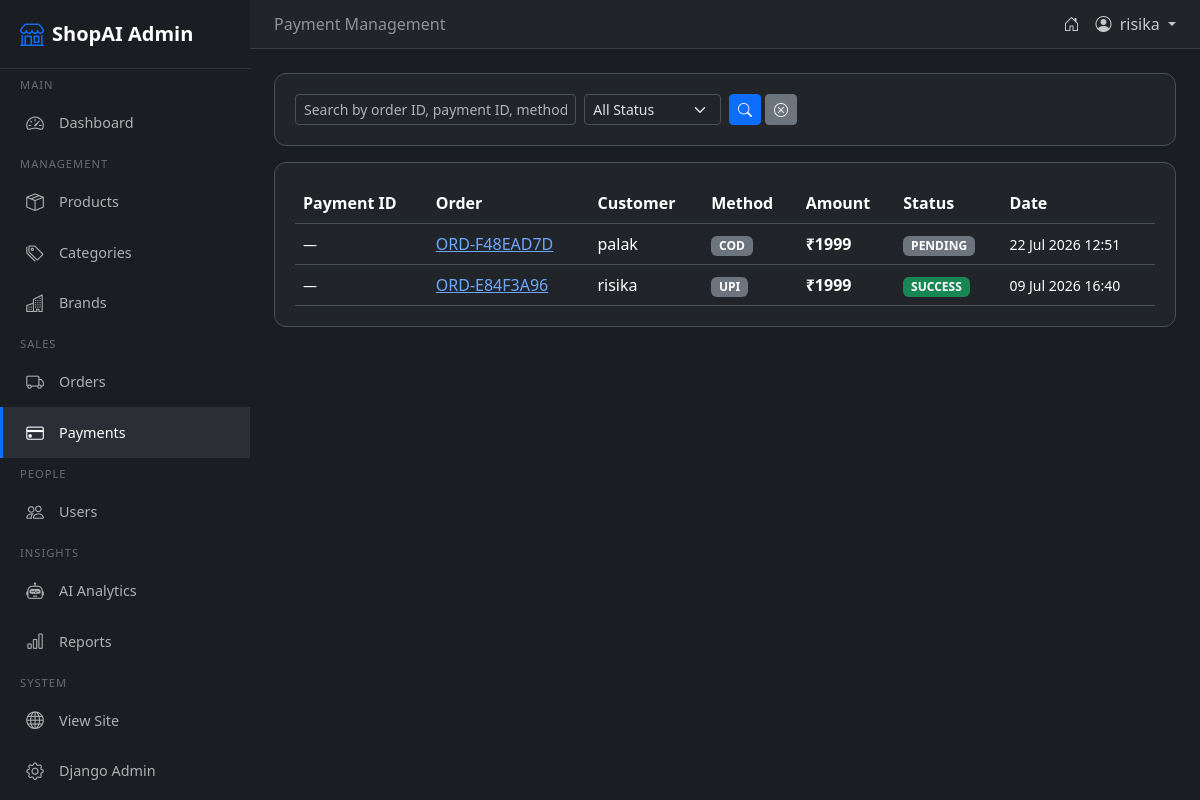
Screenshot of /admin-panel/payments/ (signed in) with the database file from the repository.
### orders/models.py (models this page shows, shortened)
class Payment(models.Model):
    order = models.ForeignKey(Order, on_delete=models.CASCADE, related_name='payments')
    razorpay_order_id = models.CharField(max_length=100, blank=True)
    razorpay_payment_id = models.CharField(max_length=100, blank=True)
    razorpay_signature = models.CharField(max_length=200, blank=True)
    amount = models.DecimalField(max_digits=12, decimal_places=2)
    method = models.CharField(max_length=20)
    status = models.CharField(max_length=20, default='PENDING')
    created_at = models.DateTimeField(auto_now_add=True)
    class Meta:
        ordering = ['-created_at']

class Order(models.Model):
    PAYMENT_METHOD_CHOICES = [
        ('COD', 'Cash on Delivery'),
        ('UPI', 'UPI Payment'),
        ('CARD', 'Credit Card'),
        ('DEBIT', 'Debit Card'),
        ('NETBANKING', 'Net Banking'),
        ('WALLET', 'Wallet'),
        ('RAZORPAY', 'Razorpay'),
    ]
    PAYMENT_STATUS_CHOICES = [
        ('PENDING', 'Pending'),
        ('SUCCESS', 'Success'),
        ('FAILED', 'Failed'),
        ('REFUNDED', 'Refunded'),
    ]
    ORDER_STATUS_CHOICES = [
        ('PENDING', 'Pending'),
        ('CONFIRMED', 'Confirmed'),
        ('PACKED', 'Packed'),
        ('SHIPPED', 'Shipped'),
        ('DELIVERED', 'Delivered'),
        ('CANCELLED', 'Cancelled'),
    ]
    user = models.ForeignKey(settings.AUTH_USER_MODEL, on_delete=models.CASCADE, related_name='orders')
    order_id = models.CharField(max_length=20, unique=True, editable=False)
    name = models.CharField(max_length=200)
    email = models.EmailField()
    phone = models.CharField(max_length=15)
    address = models.TextField()
    city = models.CharField(max_length=100)
    state = models.CharField(max_length=100)
    pincode = models.CharField(max_length=10)
    total = models.DecimalField(max_digits=12, decimal_places=2, default=0)
    payment_method = models.CharField(max_length=20, choices=PAYMENT_METHOD_CHOICES)
    payment_status = models.CharField(max_length=20, choices=PAYMENT_STATUS_CHOICES, default='PENDING')
    order_status = models.CharField(max_length=20, choices=ORDER_STATUS_CHOICES, default='PENDING')
    razorpay_order_id = models.CharField(max_length=100, blank=True)
    razorpay_payment_id = models.CharField(max_length=100, blank=True)
    razorpay_signature = models.CharField(max_length=200, blank=True)
    created_at = models.DateTimeField(auto_now_add=True)
    updated_at = models.DateTimeField(auto_now=True)
    class Meta:
        ordering = ['-created_at']

### admin_panel/views.py (the view)
# urls.py: path('payments/', views.payment_list, name='admin_payments'),
@admin_required
def payment_list(request):
    q = request.GET.get('q', '')
    status = request.GET.get('status', '')
    payments = Payment.objects.select_related('order__user').order_by('-created_at')
    if q:
        payments = payments.filter(
            Q(order__order_id__icontains=q) | Q(razorpay_payment_id__icontains=q) |
            Q(order__user__username__icontains=q) | Q(method__icontains=q)
        )
    if status:
        payments = payments.filter(status=status)
    paginator = Paginator(payments, 20)
    page = request.GET.get('page', 1)
    payments_page = paginator.get_page(page)
    ctx = {
        'payments': payments_page,
        'q': q,
        'status': status,
        'paginator': paginator,
    }
    return render(request, 'admin_panel/payment_list.html', ctx)

### admin_panel/templates/admin_panel/payment_list.html (shortened to what this page needs)
{% extends 'admin_panel/admin_base.html' %}
{% load static %}
{% block page_title %}Payment Management{% endblock %}
{% block content %}
<div class="stat-card mb-3">
    <form method="get" class="row g-2 align-items-end">
        <div class="col-md-4"><input type="text" name="q" class="form-control form-control-sm" placeholder="Search by order ID, payment ID, method..." value="{{ q }}"></div>
        <div class="col-md-2"><select name="status" class="form-select form-select-sm"><option value="">All Status</option></select></div>
        <div class="col-md-2 d-flex gap-1"><button type="submit" class="btn btn-sm btn-primary"><i class="bi bi-search"></i></button><a href="{% url 'admin_payments' %}" class="btn btn-sm btn-secondary"><i class="bi bi-x-circle"></i></a></div>
    </form>
</div>
<div class="stat-card">
    <div class="table-container">
        <table class="table table-hover mb-0">
            <thead><tr><th>Payment ID</th><th>Order</th><th>Customer</th><th>Method</th><th>Amount</th><th>Status</th><th>Date</th></tr></thead>
            <tbody>
                {% for p in payments %}
                <tr>
                    <td><small>{{ p.razorpay_payment_id|default:'—' }}</small></td>
                    <td><a href="{% url 'admin_order_detail' p.order.pk %}">{{ p.order.order_id }}</a></td>
                    <td>{{ p.order.user.username }}</td>
                    <td><span class="badge bg-secondary">{{ p.method }}</span></td>
                    <td><strong>₹{{ p.amount|floatformat:0 }}</strong></td>
                    <td><span class="badge bg-{% if p.status == 'SUCCESS' %}success{% elif p.status == 'FAILED' %}danger{% elif p.status == 'REFUNDED' %}warning text-dark{% else %}secondary{% endif %}">{{ p.status }}</span></td>
                    <td><small>{{ p.created_at|date:"d M Y H:i" }}</small></td>
                </tr>
                {% empty %}
                <tr><td colspan="7" class="text-center text-muted py-4">No payments found</td></tr>
                {% endfor %}
            </tbody>
        </table>
    </div>
</div>
{% endblock %}

### admin_panel/templates/admin_panel/admin_base.html (shortened to what this page needs)
<!DOCTYPE html>
{% load static %}
<html lang="en" data-bs-theme="dark">
<head>
    <link href="https://cdn.jsdelivr.net/npm/bootstrap@5.3.3/dist/css/bootstrap.min.css" rel="stylesheet">
    <link rel="stylesheet" href="https://cdn.jsdelivr.net/npm/bootstrap-icons@1.11.3/font/bootstrap-icons.min.css">
</head>
<body>
    <aside class="sidebar" id="adminSidebar">
        <div class="sidebar-brand">
            <i class="bi bi-shop"></i> ShopAI Admin
        </div>
        <div class="sidebar-section">Main</div>
        <a href="{% url 'admin_dashboard' %}" class="nav-link {% if request.resolver_match.url_name == 'admin_dashboard' %}active{% endif %}">
            <i class="bi bi-speedometer2"></i> Dashboard
        </a>
        <div class="sidebar-section">Management</div>
        <a href="{% url 'admin_products' %}" class="nav-link {% if 'products' in request.path and 'admin_' in request.path %}active{% endif %}">
            <i class="bi bi-box-seam"></i> Products
        </a>
        <a href="{% url 'admin_categories' %}" class="nav-link {% if 'categories' in request.path %}active{% endif %}">
            <i class="bi bi-tags"></i> Categories
        </a>
        <a href="{% url 'admin_brands' %}" class="nav-link {% if 'brands' in request.path %}active{% endif %}">
            <i class="bi bi-buildings"></i> Brands
        </a>
        <div class="sidebar-section">Sales</div>
        <a href="{% url 'admin_orders' %}" class="nav-link {% if 'orders' in request.path %}active{% endif %}">
            <i class="bi bi-truck"></i> Orders
        </a>
        <a href="{% url 'admin_payments' %}" class="nav-link {% if 'payments' in request.path %}active{% endif %}">
            <i class="bi bi-credit-card"></i> Payments
        </a>
        <div class="sidebar-section">People</div>
        <a href="{% url 'admin_users' %}" class="nav-link {% if 'users' in request.path %}active{% endif %}">
            <i class="bi bi-people"></i> Users
        </a>
        <div class="sidebar-section">Insights</div>
        <a href="{% url 'admin_ai_analytics' %}" class="nav-link {% if 'ai-analytics' in request.path %}active{% endif %}">
            <i class="bi bi-robot"></i> AI Analytics
        </a>
        <a href="{% url 'admin_reports' %}" class="nav-link {% if 'reports' in request.path %}active{% endif %}">
            <i class="bi bi-bar-chart"></i> Reports
        </a>
        <div class="sidebar-section">System</div>
        <a href="{% url 'home' %}" class="nav-link">
            <i class="bi bi-globe"></i> View Site
        </a>
        <a href="{% url 'admin:index' %}" class="nav-link">
            <i class="bi bi-gear"></i> Django Admin
        </a>
    </aside>
    <div class="main-content" id="mainContent">
        <nav class="navbar-custom">
            <div class="d-flex align-items-center gap-3">
                <span class="text-white-50 d-none d-sm-inline">{% block page_title %}Dashboard{% endblock %}</span>
            </div>
            <div class="d-flex align-items-center gap-3">
                <a href="{% url 'home' %}" class="nav-item text-decoration-none" title="View Site">
                    <i class="bi bi-house-door"></i>
                </a>
                <div class="dropdown">
                    <a class="nav-item text-decoration-none dropdown-toggle" href="#" role="button" data-bs-toggle="dropdown">
                        <i class="bi bi-person-circle"></i>
                        <span class="d-none d-sm-inline ms-1">{{ user.username }}</span>
                    </a>
                </div>
            </div>
        </nav>
        <div class="page-content">
            {% block content %}{% endblock %}
        </div>
    </div>
</body>
</html>

### admin_panel/templates/admin_panel/admin_base.html (style rules this page uses)
:root { --sidebar-width: 250px; --sidebar-bg: #1a1d21; --sidebar-hover: #2b2f35; --sidebar-active: #0d6efd; --navbar-bg: #212529; --content-bg: #f8f9fa; }
[data-bs-theme="dark"] { --content-bg: #1a1d21; }
* { margin: 0; padding: 0; box-sizing: border-box; }
body { font-family: 'Segoe UI', Tahoma, Geneva, Verdana, sans-serif; background: var(--content-bg); overflow-x: hidden; }
.sidebar { position: fixed; top: 0; left: 0; width: var(--sidebar-width); height: 100vh; background: var(--sidebar-bg); z-index: 1000; transition: transform 0.3s ease; overflow-y: auto; }
.sidebar-brand { padding: 1rem 1.25rem; font-size: 1.25rem; font-weight: 700; border-bottom: 1px solid rgba(255,255,255,0.1); color: #fff; display: flex; align-items: center; gap: 0.5rem; }
.sidebar-brand i { font-size: 1.5rem; color: #0d6efd; }
.sidebar .nav-link { padding: 0.75rem 1.25rem; color: rgba(255,255,255,0.65); display: flex; align-items: center; gap: 0.75rem; transition: all 0.2s; border-left: 3px solid transparent; font-size: 0.9rem; }
.sidebar .nav-link.active { background: var(--sidebar-hover); color: #fff; border-left-color: var(--sidebar-active); }
.sidebar .nav-link i { font-size: 1.1rem; width: 1.5rem; text-align: center; }
.sidebar-section { padding: 0.5rem 1.25rem 0.25rem; font-size: 0.7rem; text-transform: uppercase; letter-spacing: 1px; color: rgba(255,255,255,0.35); }
.main-content { margin-left: var(--sidebar-width); min-height: 100vh; transition: margin-left 0.3s ease; }
.navbar-custom { background: var(--navbar-bg); padding: 0.75rem 1.5rem; border-bottom: 1px solid rgba(255,255,255,0.1); display: flex; align-items: center; justify-content: space-between; }
.navbar-custom .nav-item { color: rgba(255,255,255,0.75); cursor: pointer; }
.page-content { padding: 1.5rem; }
.stat-card { background: var(--bs-body-bg); border: 1px solid var(--bs-border-color); border-radius: 0.75rem; padding: 1.25rem; transition: transform 0.2s, box-shadow 0.2s; }
.table > :not(caption) > * > * { vertical-align: middle; }
.table-container { overflow-x: auto; }

### rows the page displays
Payment: razorpay_payment_id "—", order.order_id "ORD-F48EAD7D", order.user.username "palak", method "COD", amount "1999", status "PENDING", created_at "22 Jul 2026 12:51"
Payment: razorpay_payment_id "—", order.order_id "ORD-E84F3A96", order.user.username "risika", method "UPI", amount "1999", status "SUCCESS", created_at "09 Jul 2026 16:40"

### other values shown
{{ user.username }} "risika"
